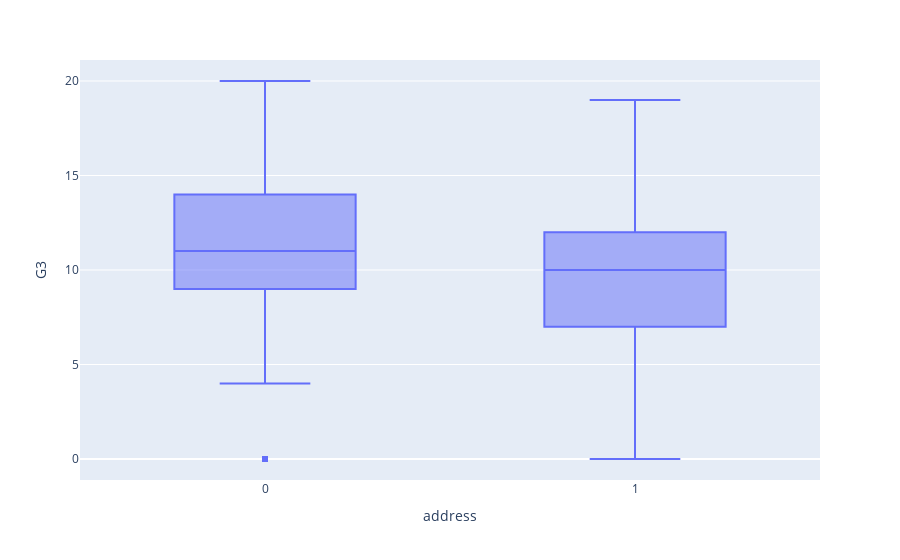

The notebook cell this image was saved under:
### Code cell
px.box(data, x='address', y='G3')

### Figure 1 — Plotly figure (JSON) as saved in the notebook; plotly's stock layout.template omitted (floating-point values rounded to 4 significant figures; data arrays with more than 128 entries replaced by an {"elided": "..."} marker saying what was removed)
{"data": [{"alignmentgroup": "True", "hovertemplate": "address=%{x}<br>G3=%{y}<extra></extra>", "legendgroup": "", "marker": {"color": "#636efa"}, "name": "", "notched": false, "offsetgroup": "", "orientation": "v", "showlegend": false, "type": "box", "x": {"elided": "395 int values"}, "x0": " ", "xaxis": "x", "y": {"elided": "395 int values"}, "y0": " ", "yaxis": "y"}], "layout": {"boxmode": "group", "legend": {"tracegroupgap": 0}, "margin": {"t": 60}, "xaxis": {"anchor": "y", "domain": [0, 1], "title": {"text": "address"}}, "yaxis": {"anchor": "x", "domain": [0, 1], "title": {"text": "G3"}}}}
